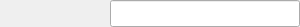
<?xml version="1.0" encoding="UTF-8"?>
<ui version="4.0">
 <class>UC_TString</class>
 <widget class="QWidget" name="UC_TString">
  <property name="geometry">
   <rect>
    <x>0</x>
    <y>0</y>
    <width>300</width>
    <height>25</height>
   </rect>
  </property>
  <property name="windowTitle">
   <string>Form</string>
  </property>
  <layout class="QHBoxLayout" name="horizontalLayout">
   <property name="spacing">
    <number>10</number>
   </property>
   <property name="leftMargin">
    <number>0</number>
   </property>
   <property name="topMargin">
    <number>0</number>
   </property>
   <property name="rightMargin">
    <number>0</number>
   </property>
   <property name="bottomMargin">
    <number>0</number>
   </property>
   <item>
    <widget class="QLabel" name="lbl_Name">
     <property name="sizePolicy">
      <sizepolicy hsizetype="Minimum" vsizetype="Preferred">
       <horstretch>0</horstretch>
       <verstretch>0</verstretch>
      </sizepolicy>
     </property>
     <property name="minimumSize">
      <size>
       <width>100</width>
       <height>0</height>
      </size>
     </property>
     <property name="font">
      <font>
       <family>Times New Roman</family>
       <pointsize>12</pointsize>
      </font>
     </property>
     <property name="text">
      <string/>
     </property>
     <property name="alignment">
      <set>Qt::AlignCenter</set>
     </property>
    </widget>
   </item>
   <item>
    <widget class="QLineEdit" name="led_Context">
     <property name="font">
      <font>
       <family>Times New Roman</family>
       <pointsize>12</pointsize>
      </font>
     </property>
    </widget>
   </item>
  </layout>
 </widget>
 <resources/>
 <connections/>
</ui>
